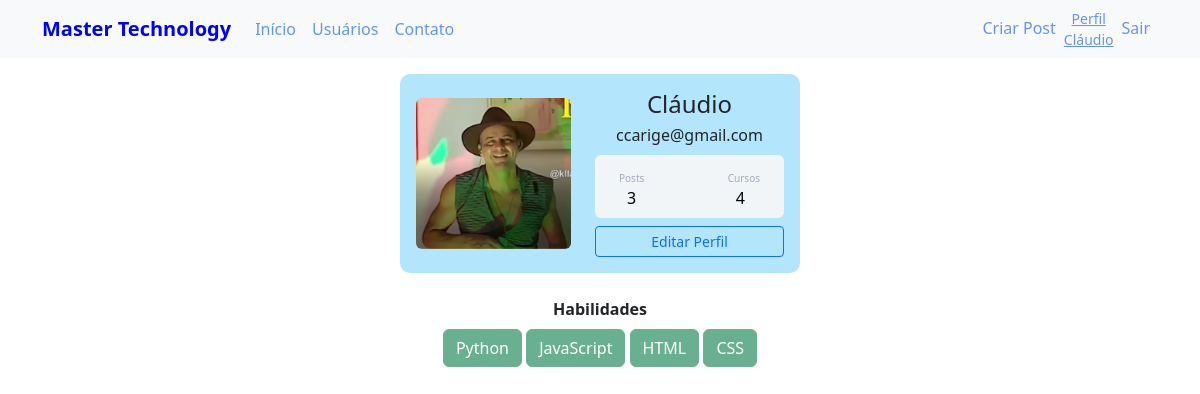
The app's page /perfil (signed in) with its own data.
### mastertechnology/models.py (models this page shows)
class Usuarios(db.Model, UserMixin):
    id = db.Column(db.Integer, primary_key=True)
    username = db.Column(db.String, unique=True, nullable=False)
    email = db.Column(db.String, unique=True, nullable=False)
    senha = db.Column(db.String, nullable=False)
    foto_perfil = db.Column(db.String, default='default.jpg')
    postagens = db.relationship('Postagens', backref='autor', lazy=True)
    linguagem = db.Column(db.String, nullable=False, default="Não informado")
    def contagem_post(self):
        return len(self.postagens)

### mastertechnology/links.py (the view)
@app.route('/perfil')
@login_required
def perfil():
    foto_perfil = url_for('static', filename='fotos_perfil/{}'.format(current_user.foto_perfil))
    return render_template('perfil.html', foto_perfil=foto_perfil)

### mastertechnology/models.py (called while the page is built)
@login_usuario.user_loader
def load_usuario(id_usuario):
    return Usuarios.query.get(int(id_usuario))

### mastertechnology/templates/perfil.html (shortened to what this page needs)
{% extends 'base.html' %}
{% block body %}
        <div class="container mt-3 d-flex justify-content-center">
            <div class="card p-3">
                <div class="d-flex align-items-center">
                    <div class="image pe-4">
                        <img src="{{ foto_perfil }}" class="rounded" width="155">
                    </div>
                    <div class="ml-3 w-100">
                       <center> <h4 class="mb-1 mt-0">{{current_user.username}}</h4>
                       <span>{{ current_user.email}}</span></center>
                       <div class="p-2 mt-2 bg-primary d-flex justify-content-between rounded text-white stats">
                          <div class="d-flex flex-column">
                              <span class="articles ps-3 mt-2">Posts</span>
                              <span class="number1 ps-4">{{ current_user.contagem_post()}}</span>
                          </div>
                          {% if 'Não informado' in current_user.linguagem %}
                            <div class="d-flex flex-column">
                                <span class="rating pe-3 mt-2">Cursos</span>
                                <span class="number3 ps-2">0</span>
                            </div>
                          {% else %}
                            <div class="d-flex flex-column">
                                <span class="rating pe-3 mt-2">Cursos</span>
                                <span class="number3 ps-2">{{ current_user.linguagem.count(';') + 1 }}</span>
                            </div>
                          {% endif %}
                       </div>
                       <div class="button mt-2 d-flex flex-row align-items-center">
                          <a class="w-100 ml-2" href="{{ url_for('editar_perfil') }}">
                            <button class="btn btn-sm btn-outline-primary w-100 ml-2">Editar Perfil</button>
                          </a>
                       </div>
                    </div>
                </div>
            </div>
         </div>
            <div class="row justify-content-center">
                <div class="col col-4" style="text-align: center">
                    <br><strong>Habilidades</strong><br>
                    {% if 'Não informado' not in current_user.linguagem %}
                        {% for curso in current_user.linguagem.split(';') %}
                            <button type="button" class="btn btn-success mt-2" disabled>{{curso}}</button>
                        {% endfor %}
                    {% else %}
                        <button type="button" class="btn btn-success mt-2" disabled><strong>Nenhuma</strong></button>
                    {% endif %}
                </div>
            </div>
{% endblock %}

### mastertechnology/templates/navbar.html (shortened to what this page needs)
<nav class="navbar navbar-expand-lg navbar-light bg-light">
  <div class="container-fluid container">
    <a class="navbar-brand" href="{{ url_for('home') }}"><strong style="color:blue">Master Technology</strong> </a>
    <div class="collapse navbar-collapse" id="navbarSupportedContent">
      <ul class="navbar-nav me-auto mb-2 mb-lg-0">
        <li class="nav-item">
          <a class="nav-link" href="{{ url_for('home') }}" style="color: cornflowerblue">Início</a>
        </li>
        <li class="nav-item">
          <a class="nav-link" href="{{ url_for('usuarios') }}" style="color: cornflowerblue">Usuários</a>
        </li>
        <li class="nav-item">
          <a class="nav-link" href="{{ url_for('contato') }}" style="color: cornflowerblue">Contato</a>
        </li>
      </ul>
      <ul class = "d_flex navbar-nav">
         {% if current_user.is_authenticated%}
            <li class="nav-item">
              <a class="nav-link" href="{{ url_for('criar_post') }}" style="color: cornflowerblue">Criar Post</a>
            </li>
            <li class="nav-item">
                {% if current_user.is_authenticated%}
                <div class="box">
                    <div class="p1">
                    <a class="small" href="{{ url_for('perfil') }}" style="color: cornflowerblue">
                        <center>Perfil<br>
                        {{"{}".format(current_user.username)}}</center>
                    </a>
                    </div>
                </div>
                {% endif %}
            </li>
            <li class="nav-item">
              <a class="nav-link" href="{{ url_for('sair') }}" style="color: cornflowerblue">Sair</a>
            </li>
         {% endif %}
      </ul>
    </div>
  </div>
</nav>

### mastertechnology/static/main.css (style rules this page uses)
.card { width: 400px; border: none; border-radius: 10px; background-color: #B3E5FC; }
.stats { background: #f2f5f8 !important; color: #000 !important; }
.articles { font-size:10px; color: #a1aab9; }
.number1 { font-weight:500; }
.rating { font-size:10px; color: #a1aab9; }
.number3 { font-weight:500; }

### records on screen
Usuarios: username "Cláudio", email "ccarige@gmail.com", linguagem "4"

### other values on screen
{{ current_user.contagem_post() }} "3"
{{ curso }} "Python" "JavaScript" "HTML" "CSS"
